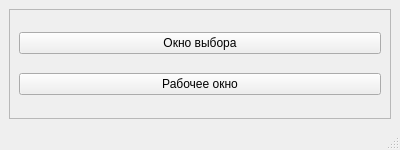
<?xml version="1.0" encoding="UTF-8"?>
<ui version="4.0">
 <class>MainWindow</class>
 <widget class="QMainWindow" name="MainWindow">
  <property name="geometry">
   <rect>
    <x>0</x>
    <y>0</y>
    <width>400</width>
    <height>150</height>
   </rect>
  </property>
  <property name="windowTitle">
   <string>Коллатор</string>
  </property>
  <widget class="QWidget" name="centralwidget">
   <layout class="QVBoxLayout" name="verticalLayout">
    <item>
     <widget class="QFrame" name="frame">
      <property name="frameShape">
       <enum>QFrame::StyledPanel</enum>
      </property>
      <property name="frameShadow">
       <enum>QFrame::Raised</enum>
      </property>
      <layout class="QVBoxLayout" name="verticalLayout_2">
       <item>
        <widget class="QPushButton" name="openSetupWindow">
         <property name="text">
          <string>Окно выбора</string>
         </property>
        </widget>
       </item>
       <item>
        <widget class="QPushButton" name="openWorkingWin">
         <property name="text">
          <string>Рабочее окно</string>
         </property>
        </widget>
       </item>
      </layout>
     </widget>
    </item>
   </layout>
  </widget>
  <widget class="QMenuBar" name="menubar">
   <property name="geometry">
    <rect>
     <x>0</x>
     <y>0</y>
     <width>400</width>
     <height>21</height>
    </rect>
   </property>
  </widget>
  <widget class="QStatusBar" name="statusbar"/>
 </widget>
 <resources/>
 <connections/>
</ui>
